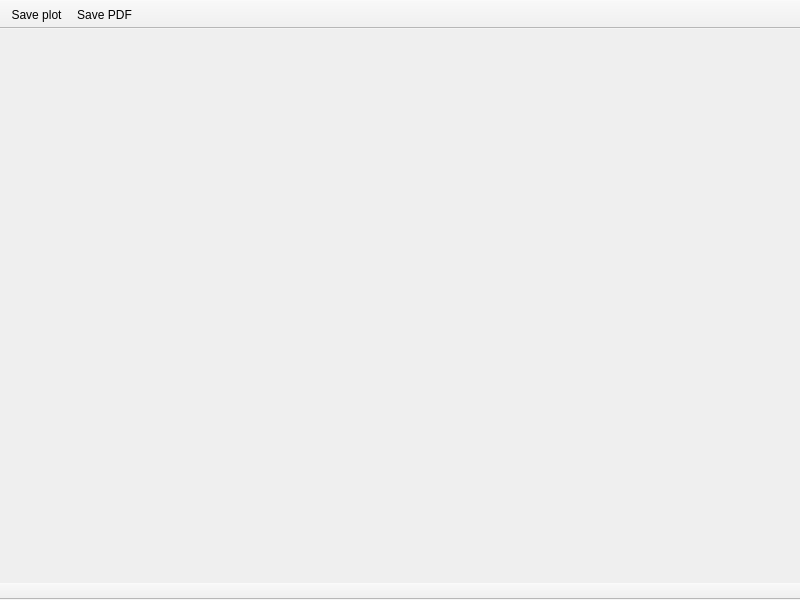
<?xml version="1.0" encoding="UTF-8"?>
<ui version="4.0">
 <class>GnuplotWidget</class>
 <widget class="QMainWindow" name="GnuplotWidget">
  <property name="geometry">
   <rect>
    <x>0</x>
    <y>0</y>
    <width>800</width>
    <height>600</height>
   </rect>
  </property>
  <property name="windowTitle">
   <string>MainWindow</string>
  </property>
  <widget class="QWidget" name="centralwidget">
   <layout class="QGridLayout" name="gridLayout"/>
  </widget>
  <widget class="QToolBar" name="toolBar">
   <property name="windowTitle">
    <string>toolBar</string>
   </property>
   <property name="movable">
    <bool>false</bool>
   </property>
   <attribute name="toolBarArea">
    <enum>TopToolBarArea</enum>
   </attribute>
   <attribute name="toolBarBreak">
    <bool>false</bool>
   </attribute>
   <addaction name="actionSavePlot"/>
   <addaction name="actionSavePDF"/>
  </widget>
  <widget class="QToolBar" name="mouseToolBar">
   <property name="windowTitle">
    <string>toolBar_2</string>
   </property>
   <property name="movable">
    <bool>false</bool>
   </property>
   <attribute name="toolBarArea">
    <enum>BottomToolBarArea</enum>
   </attribute>
   <attribute name="toolBarBreak">
    <bool>false</bool>
   </attribute>
  </widget>
  <action name="actionSavePDF">
   <property name="text">
    <string>Save PDF</string>
   </property>
  </action>
  <action name="actionSavePlot">
   <property name="text">
    <string>Save plot</string>
   </property>
  </action>
 </widget>
 <resources/>
 <connections>
  <connection>
   <sender>actionSavePDF</sender>
   <signal>triggered()</signal>
   <receiver>GnuplotWidget</receiver>
   <slot>savePdf()</slot>
   <hints>
    <hint type="sourcelabel">
     <x>-1</x>
     <y>-1</y>
    </hint>
    <hint type="destinationlabel">
     <x>399</x>
     <y>299</y>
    </hint>
   </hints>
  </connection>
  <connection>
   <sender>actionSavePlot</sender>
   <signal>triggered()</signal>
   <receiver>GnuplotWidget</receiver>
   <slot>savePlot()</slot>
   <hints>
    <hint type="sourcelabel">
     <x>-1</x>
     <y>-1</y>
    </hint>
    <hint type="destinationlabel">
     <x>399</x>
     <y>299</y>
    </hint>
   </hints>
  </connection>
 </connections>
 <slots>
  <slot>savePdf()</slot>
  <slot>savePlot()</slot>
 </slots>
</ui>
